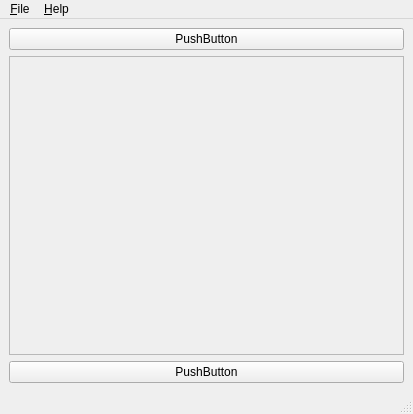
<?xml version="1.0" encoding="UTF-8"?>
<ui version="4.0">
 <class>MainWindow</class>
 <widget class="QMainWindow" name="MainWindow">
  <property name="geometry">
   <rect>
    <x>0</x>
    <y>0</y>
    <width>413</width>
    <height>414</height>
   </rect>
  </property>
  <property name="windowTitle">
   <string>MainWindow</string>
  </property>
  <widget class="QWidget" name="centralwidget">
   <layout class="QGridLayout" name="gridLayout">
    <item row="0" column="0">
     <layout class="QVBoxLayout" name="verticalLayout">
      <item>
       <widget class="QPushButton" name="pushButton">
        <property name="text">
         <string>PushButton</string>
        </property>
       </widget>
      </item>
      <item>
       <widget class="QFrame" name="frame">
        <property name="frameShape">
         <enum>QFrame::StyledPanel</enum>
        </property>
        <property name="frameShadow">
         <enum>QFrame::Raised</enum>
        </property>
       </widget>
      </item>
      <item>
       <widget class="QPushButton" name="pushButton_2">
        <property name="text">
         <string>PushButton</string>
        </property>
       </widget>
      </item>
     </layout>
    </item>
   </layout>
  </widget>
  <widget class="QMenuBar" name="menubar">
   <property name="geometry">
    <rect>
     <x>0</x>
     <y>0</y>
     <width>413</width>
     <height>20</height>
    </rect>
   </property>
   <widget class="QMenu" name="menuFile">
    <property name="title">
     <string>&amp;File</string>
    </property>
    <addaction name="actionQuit"/>
   </widget>
   <widget class="QMenu" name="menu_Help">
    <property name="title">
     <string>&amp;Help</string>
    </property>
    <addaction name="actionAlloViz_Homepage"/>
    <addaction name="separator"/>
    <addaction name="actionCitation"/>
    <addaction name="separator"/>
    <addaction name="actionAbout"/>
   </widget>
   <addaction name="menuFile"/>
   <addaction name="menu_Help"/>
  </widget>
  <widget class="QStatusBar" name="statusbar"/>
  <action name="actionQuit">
   <property name="text">
    <string>&amp;Quit</string>
   </property>
  </action>
  <action name="actionAbout">
   <property name="text">
    <string>About</string>
   </property>
  </action>
  <action name="actionAlloViz_Homepage">
   <property name="text">
    <string>AlloViz Homepage</string>
   </property>
  </action>
  <action name="actionCitation">
   <property name="text">
    <string>Citation</string>
   </property>
  </action>
 </widget>
 <resources/>
 <connections/>
</ui>
